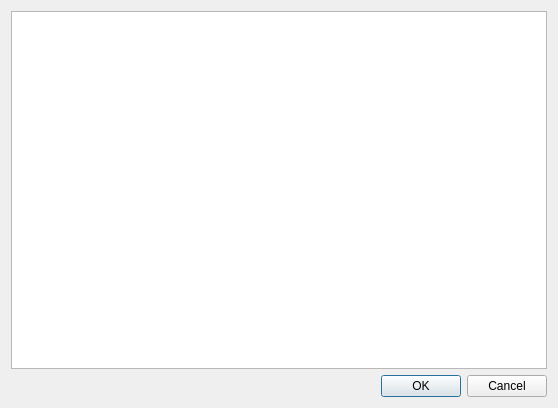
<?xml version="1.0" encoding="UTF-8"?>
<ui version="4.0">
 <class>AddSkillToEntity</class>
 <widget class="QDialog" name="AddSkillToEntity">
  <property name="geometry">
   <rect>
    <x>0</x>
    <y>0</y>
    <width>558</width>
    <height>408</height>
   </rect>
  </property>
  <property name="windowTitle">
   <string>Dialog</string>
  </property>
  <layout class="QVBoxLayout" name="verticalLayout_2">
   <item>
    <layout class="QVBoxLayout" name="verticalLayout">
     <item>
      <widget class="QListView" name="skillListView">
       <property name="selectionMode">
        <enum>QAbstractItemView::MultiSelection</enum>
       </property>
      </widget>
     </item>
     <item>
      <widget class="QDialogButtonBox" name="buttonBox">
       <property name="orientation">
        <enum>Qt::Horizontal</enum>
       </property>
       <property name="standardButtons">
        <set>QDialogButtonBox::Cancel|QDialogButtonBox::Ok</set>
       </property>
      </widget>
     </item>
    </layout>
   </item>
  </layout>
 </widget>
 <resources/>
 <connections>
  <connection>
   <sender>buttonBox</sender>
   <signal>accepted()</signal>
   <receiver>AddSkillToEntity</receiver>
   <slot>accept()</slot>
   <hints>
    <hint type="sourcelabel">
     <x>248</x>
     <y>254</y>
    </hint>
    <hint type="destinationlabel">
     <x>157</x>
     <y>274</y>
    </hint>
   </hints>
  </connection>
  <connection>
   <sender>buttonBox</sender>
   <signal>rejected()</signal>
   <receiver>AddSkillToEntity</receiver>
   <slot>reject()</slot>
   <hints>
    <hint type="sourcelabel">
     <x>316</x>
     <y>260</y>
    </hint>
    <hint type="destinationlabel">
     <x>286</x>
     <y>274</y>
    </hint>
   </hints>
  </connection>
 </connections>
</ui>
